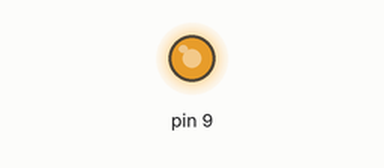
This sketch was run on a simulated Arduino Uno, built with avr-gcc and run on an emulated ATmega328P. Parts: output pins drawn as LEDs (lit = HIGH).

Above: at 0.1 s.
Timing chart, 0 to 1.6 s (numbered marks = the images above):
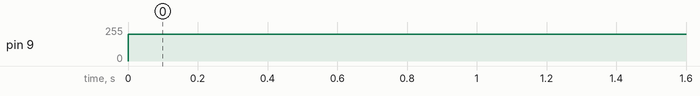

Measured:
- by itself, pin 9: 0/255 → 200/255 at 0.00 s

The sketch:

tema9.ino
```cpp
void setup() {
  pinMode(9,OUTPUT);
}

void loop() {
  analogWrite(9,200);
}
```
